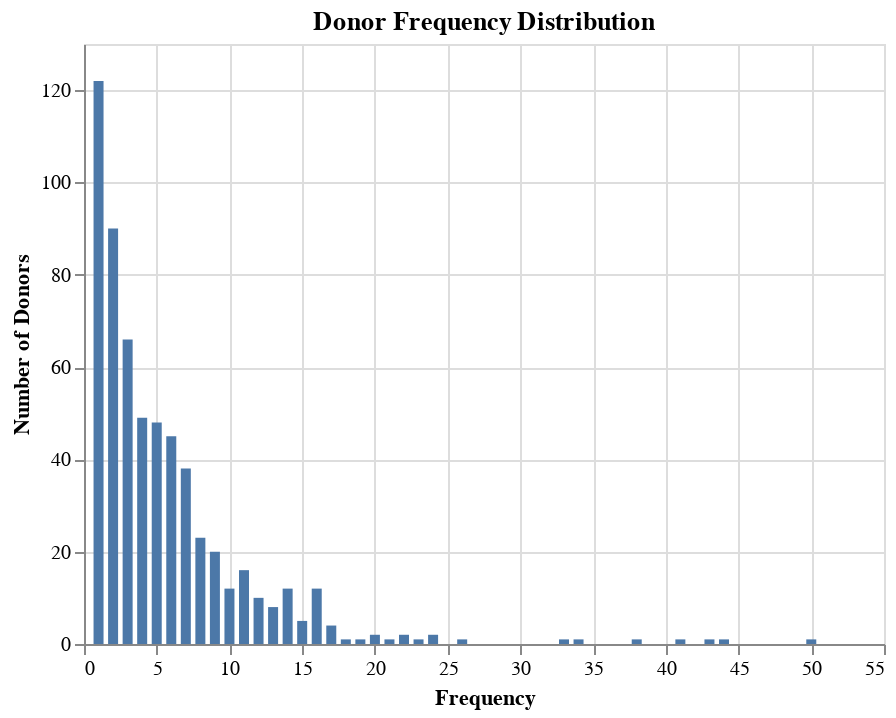

The cell this chart's notebook holds for it:
### Code cell
alt.Chart(blood_df_train).mark_bar().encode(
    alt.X("Frequency"),
    alt.Y("count()", title = "Number of Donors"),
).properties(title = "Donor Frequency Distribution")

### Figure 1 — Vega-Lite specification as saved in the notebook (floating-point values rounded to 4 significant figures; data arrays with more than 128 entries replaced by an {"elided": "..."} marker saying what was removed)
{"$schema": "https://vega.github.io/schema/vega-lite/v3.4.0.json", "config": {"mark": {"tooltip": null}, "view": {"height": 300, "width": 400}}, "data": {"name": "data-32548e9b1b08a896c9597c0c8174a7e1"}, "datasets": {"data-32548e9b1b08a896c9597c0c8174a7e1": {"elided": "598 records"}}, "encoding": {"x": {"field": "Frequency", "type": "quantitative"}, "y": {"aggregate": "count", "title": "Number of Donors", "type": "quantitative"}}, "mark": "bar", "title": "Donor Frequency Distribution"}
